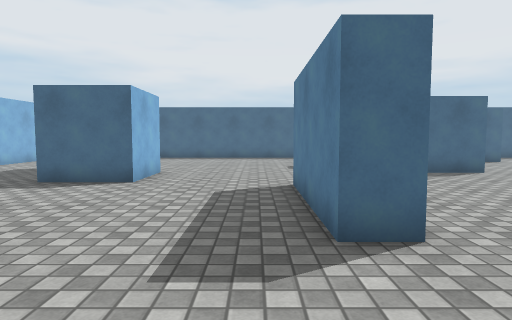
view 1 (above)

24 first-person views from a walk through a scene from a Unity 3-D project. The camera is 1.2 m above the floor, tilts 4° down and sees 75° across. The floor is counted in squares, 1 m on a side. Each view is taken from the middle of a square. On the plan, view 1 faces up. The plan holds only what a view shows up to about 14 squares ahead; the rest is blank. The place goes on beyond the plan. The player character is not drawn. Surface patterns are stand-ins for the level's own textures.

view 2
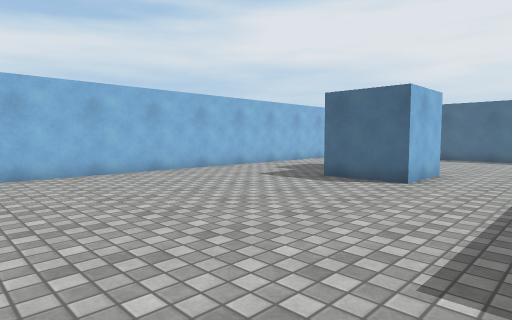

view 3
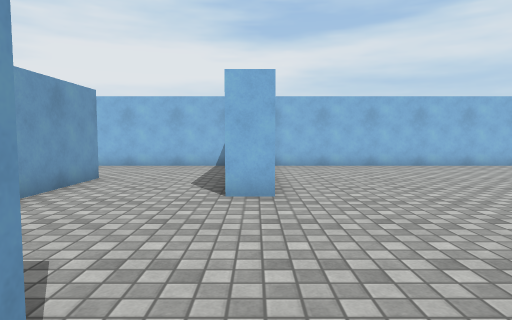

view 4
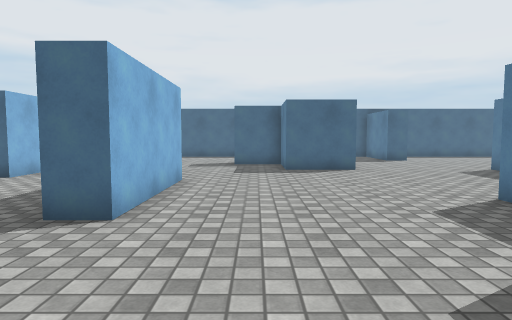

view 5
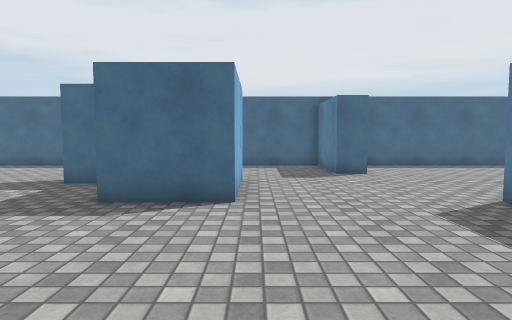

view 6
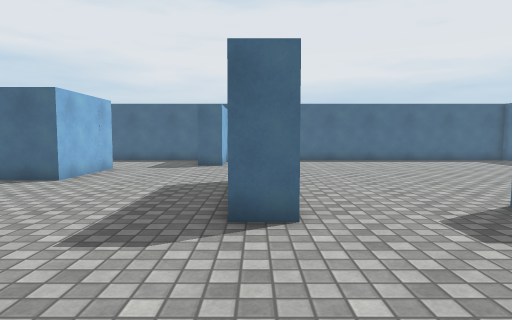

view 7
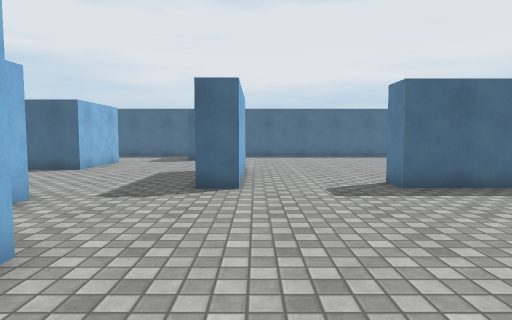

view 8
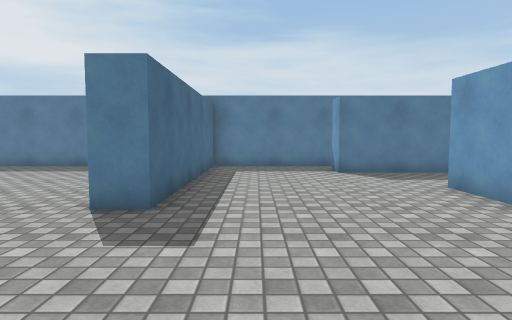

view 9
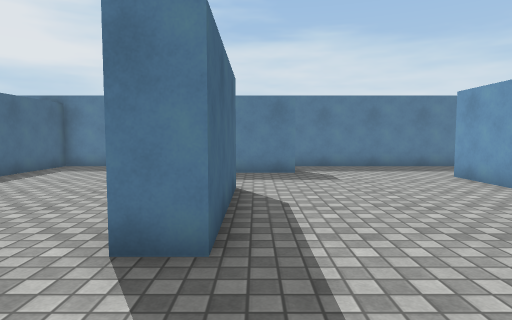

view 10
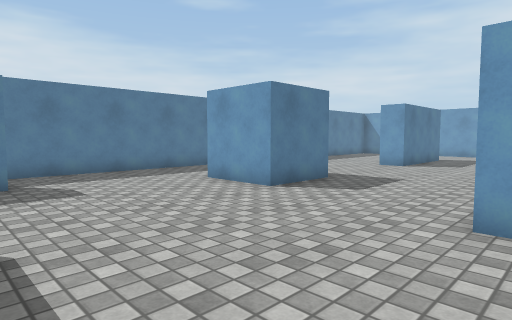

view 11
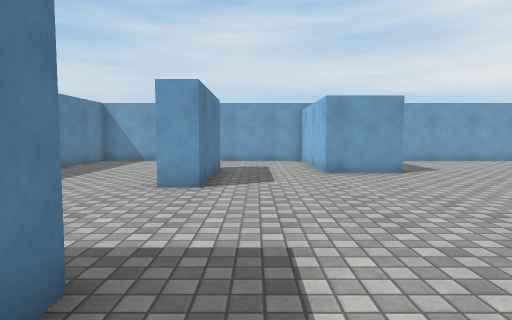

view 12
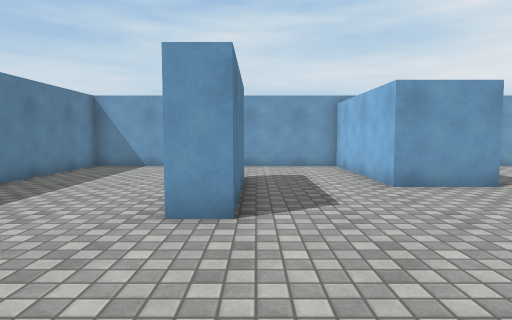

view 13
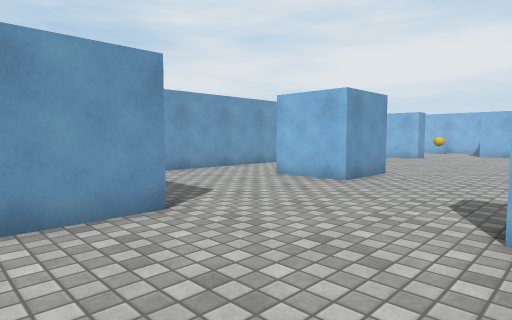

view 14
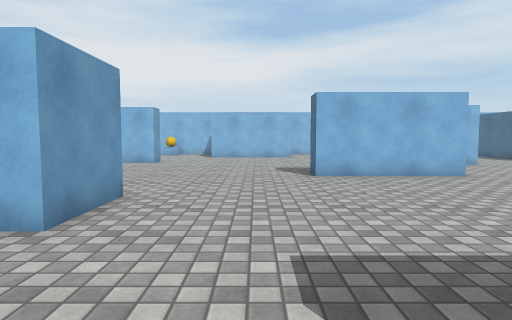

view 15
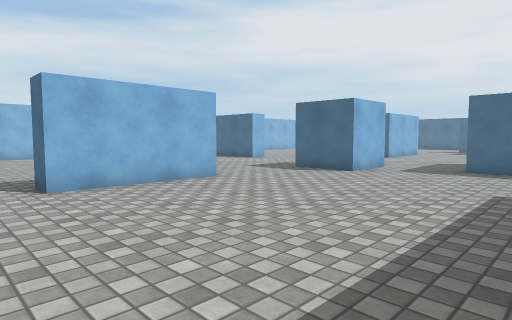

view 16
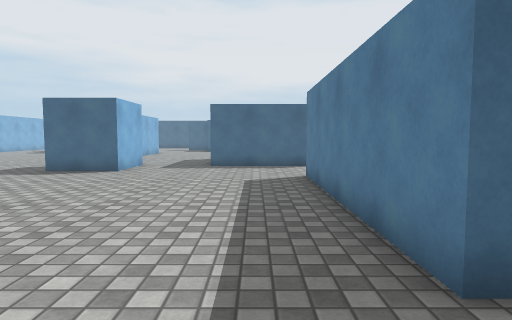

view 17
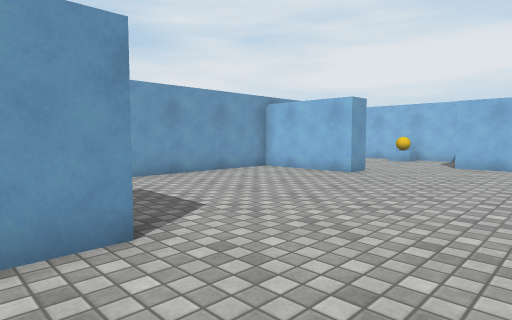

view 18
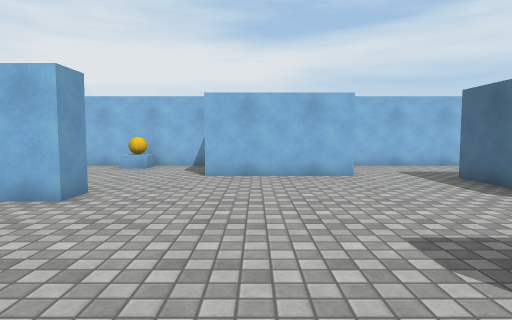

view 19
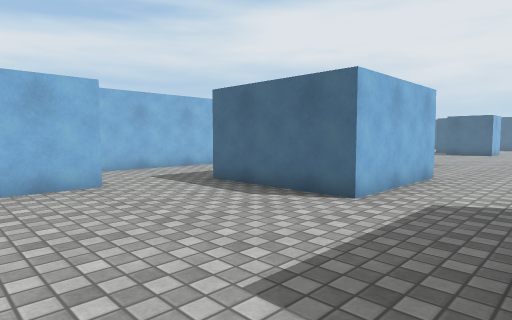

view 20
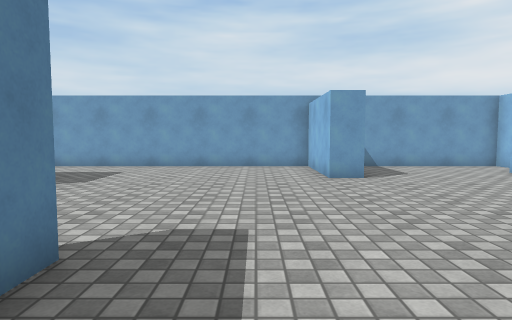

view 21
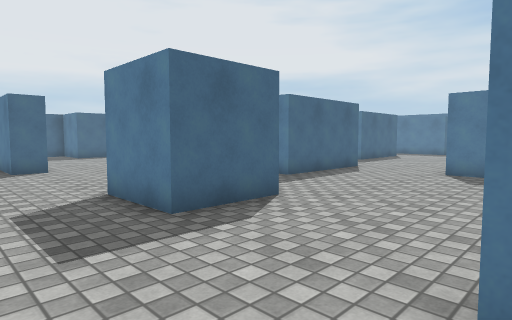

view 22
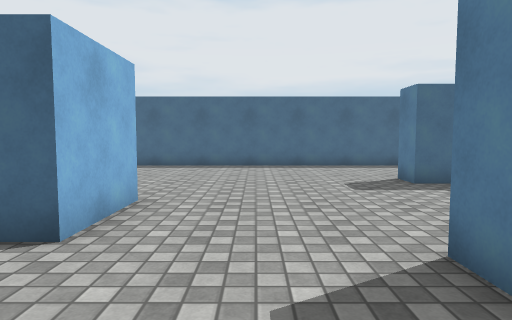

view 23
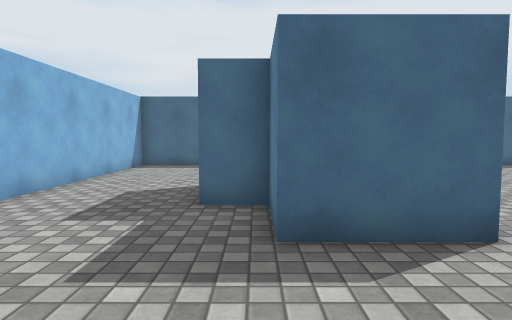

view 24
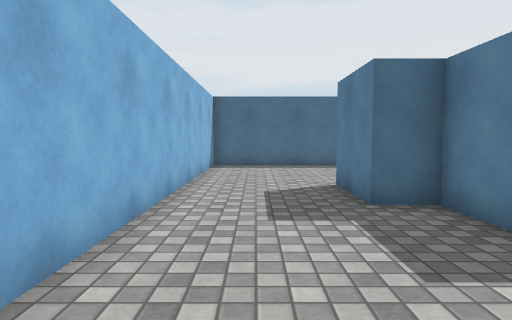

### Floor plan
Points are (right, up) in squares from view 1. A wall is a line through its corners. A room is listed if a view was taken in it or the views show most of it. See-through windows are left out.
Room 1 (views 1, 2, 3, 4, 5, 6, 7, 8, 9, 10, 11, 12, 13, 14, 15, 16, 17, 18, 19, 20, 21, 22, 23, 24)
walls: (11.6, -2.3) (7.1, -2.3) (7.1, -1.9); (14.5, -5.9) (15, -5.9); (1.9, -8.6) (1.9, -13.2) (0.9, -13.2) (0.9, -12.4); (9.7, 5.4) (9.7, 4.9); (17.7, 0.5) (19.9, 0.5); (-2.2, -5.5) (-2.2, -10.1) (-6.8, -10.1); (10.5, -13.6) (10.5, -5.8); (19.6, -0.5) (15.3, -0.5) (15.3, 0.5); (-3.7, -0.5) (-3.7, -1.6); (1.9, 8.4) (1.9, 3.7) (0.9, 3.7) (0.9, 8.4); (12.6, 10.6) (12.6, 11.2); (-6.8, -5.6) (-3.4, -5.6); (23.1, -2.4) (23.1, 2.2) (24.1, 2.2); (13.6, 11.1) (13.6, 6.6) (12.5, 6.6); (13.1, -17.9) (15.7, -17.9) (15.7, -23.5) (19.5, -23.5); (4.1, 13.5) (3.1, 13.5) (3.1, 14.6); (7.6, 14.6) (7.6, 13.5); (25.5, 1.9) (25.5, 6.6) (17.4, 6.6) (17.4, 7.8); (-7.2, -13) (-7.2, -17.6); (25.5, -9.4) (25.5, -2.5); (-10.8, -2.2) (-10.8, -12); (11.6, 15.8) (10.5, 15.8) (10.5, 18.9) (7.4, 18.9); (19.3, -19.4) (19.3, -14.8) (20.4, -14.8); (-4.2, -19.6) (-3.1, -19.6) (-3.1, -23.5) (10, -23.5); (5, 18.9) (-10.8, 18.9) (-10.8, -0.2); (25.5, 11.8) (25.5, 15.5); (-10.8, -18) (-10.8, -23.5) (-5.4, -23.5); (18.5, 18.9) (12.6, 18.9); (22.6, -23.5) (25.5, -23.5) (25.5, -18.5)
objects: other object (-10, -21); other object (-7, 11) to (-6, 13); other object (-6, 9) to (-3, 11); other object (2, -4) to (4, -2); other object (5, -20) to (8, -18); other object (5, 11) to (7, 13); other object (20, -9) to (22, -7)

Positions as (right, up) in squares from view 1, and headings:
1: (0, 0), facing up
2: (0, 0), facing up-left
3: (3, -1), facing left
4: (4, -1), facing up
5: (8, 5), facing up
6: (13, 2), facing up
7: (14, -1), facing up
8: (12, 5), facing right
9: (12, -1), facing right
10: (14, -1), facing down-right
11: (18, -7), facing down
12: (19, -10), facing down
13: (16, -13), facing down-left
14: (12, -15), facing left
15: (10, -15), facing up-left
16: (9, -16), facing up
17: (7, -14), facing down-left
18: (3, -16), facing left
19: (1, -16), facing up-left
20: (-1, -10), facing down
21: (-1, -9), facing up-right
22: (-1, 5), facing up
23: (-6, 5), facing up
24: (-9, 5), facing up
